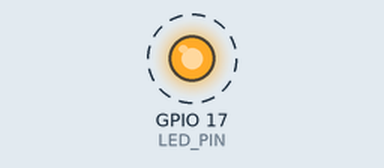
Simulated run of this program. Board: Raspberry Pi (BCM pin numbers). Shown: output pins drawn as LEDs (lit = HIGH). Dashed ring = blinking.

Above: at 0.2 s.
Timing chart, 0 to 3.0 s (numbered marks = the images above):
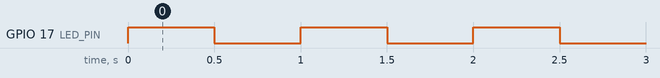

The program:

main.py
```python
# Raspberry Pi Example: Blink an LED using GPIO
# Board: Raspberry Pi (any model)
# Wiring: Connect an LED (with resistor) to GPIO17 (pin 11) and GND

import RPi.GPIO as GPIO
import time

LED_PIN = 17

GPIO.setmode(GPIO.BCM)
GPIO.setup(LED_PIN, GPIO.OUT)

try:
    while True:
        GPIO.output(LED_PIN, GPIO.HIGH)
        time.sleep(0.5)
        GPIO.output(LED_PIN, GPIO.LOW)
        time.sleep(0.5)
except KeyboardInterrupt:
    pass
finally:
    GPIO.cleanup()
```

Measured:
- by itself, GPIO 17 (LED_PIN): alternates HIGH for 0.50 s and LOW for 0.50 s
